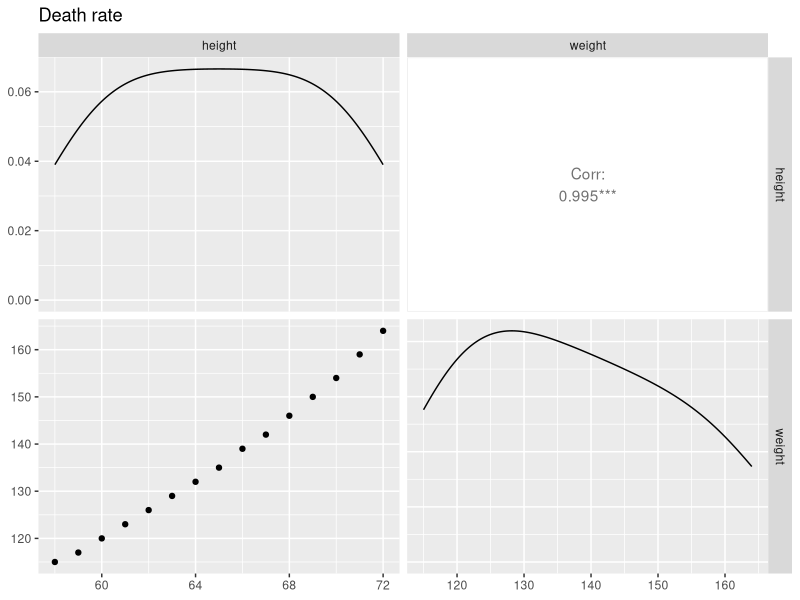
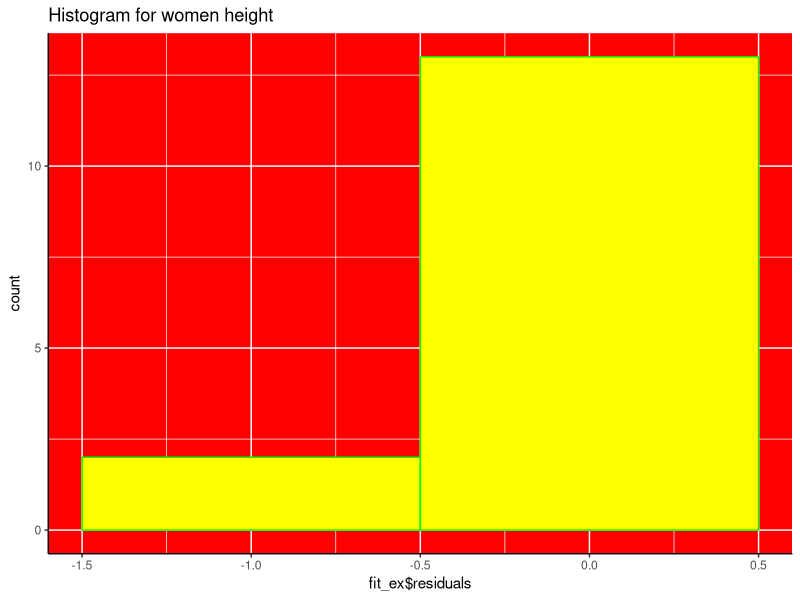
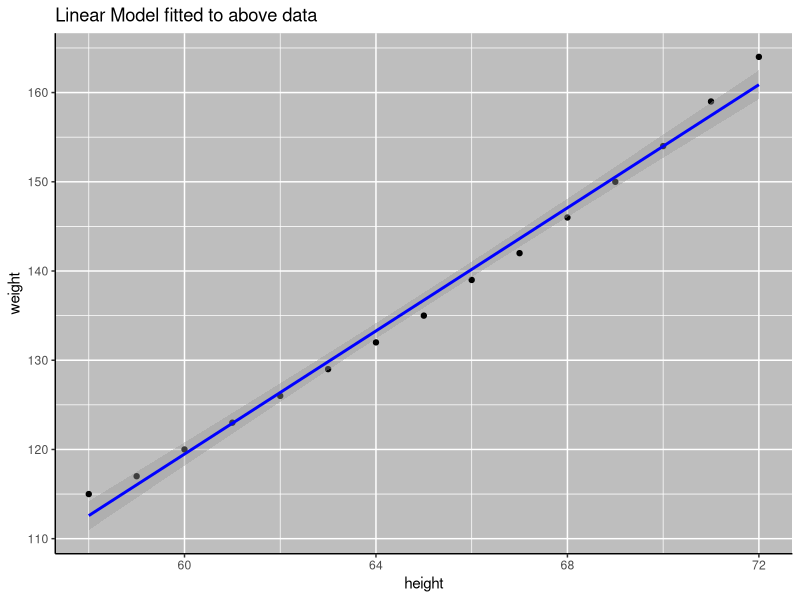
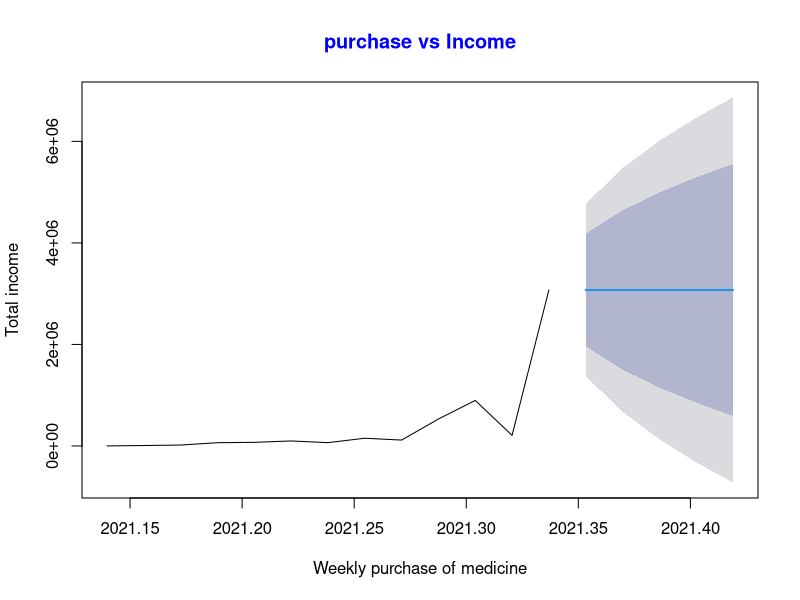

Write the R code that produced these figures, in order.
#general syntax - forecast = predict(model,value)

#Example 1
#GGally -  create a plot matrix for the data visualization.
install.packages("GGally")
install.packages("forecast")
library(GGally)
data(women)
head(women)

ggpairs(data=women, columns=1:2, title="Death rate")
fit_ex <- lm(height ~ weight, data = women)
ggplot(data=women, aes(fit_ex$residuals)) +
  geom_histogram(binwidth = 1, color = "green", fill = "yellow") +
  theme(panel.background = element_rect(fill = "red"),
        axis.line.x=element_line(),
        axis.line.y=element_line()) +
  ggtitle("Histogram for women height")

ggplot(data = women, aes(x = height, y = weight)) +
  geom_point() +
  stat_smooth(method = "lm", col = "blue") +
  theme(panel.background = element_rect(fill = "grey"),
        axis.line.x=element_line(),
        axis.line.y=element_line()) +
  ggtitle("Linear Model fitted to above data")

predict(fit_ex, data.frame(weight = 70.2))
summary(fit_ex)

#Example -2 
x <- c(680, 8713, 18166, 64287, 71600,
       98521, 65324, 152114, 115843,
       531267, 896851, 208725, 3072113)
library(lubridate)
library(forecast)
cts <- ts(x, start = decimal_date(ymd("2021-02-21")),frequency = 365.25 / 6)
fit <- auto.arima(cts)
forecast(fit, 4)
plot(forecast(fit, 5), xlab ="Weekly purchase of medicine",ylab ="Total income",main ="purchase vs Income", col.main ="blue")
